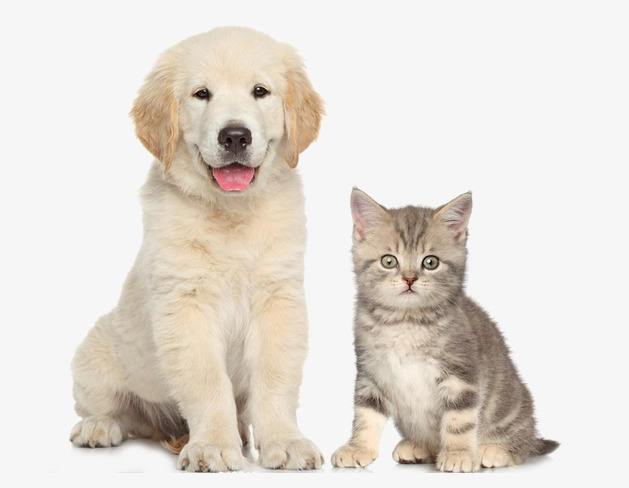
#> input picture python/ImageProcess/image/test.jpg, 629 x 488 px
$ python main_nonoverlap.py
#> lines starting #> are read from the running program, lines starting #| are printed output that depends on the picture
import numpy as np
from PIL import Image

img = Image.open("../image/test.jpg").convert("L")
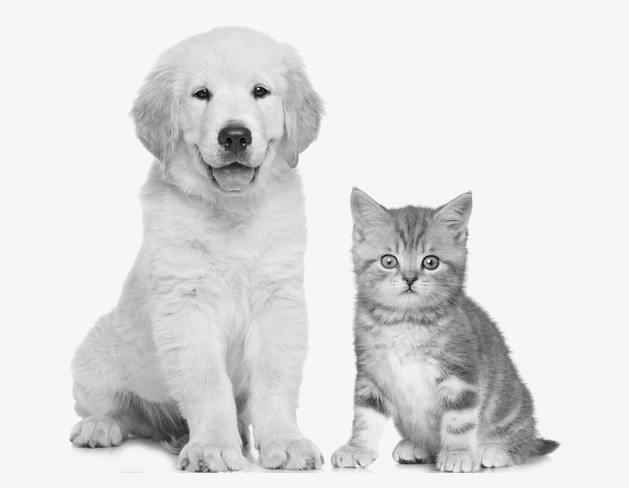
#> img: PIL image 629x488 L; min 1, max 255, mean 222.2
img = np.asarray(img,np.float32)
#> img: shape (488, 629) float32
height,width = img.shape
#> height = 488; width = 629

# gamma image
# gamma = 0.5
# img = img**gamma


# [-1,0,1]梯度算子对原图像做卷积运算，得到x方向的梯度分量gradscalx
gradscalx = np.zeros([height,width],np.float32)
kenerl = np.asarray([-1,0,1],np.float32)
cur_j = 0
for i in range(height):
    for j in range(width):
        sum = 0
        for k in range(len(kenerl)):
            cur_j = j-len(kenerl)//2+k
            if cur_j <0 or cur_j >= width:
                piexl = 0
            else:
                piexl = img[i,cur_j]

            sum += piexl*kenerl[k]

        gradscalx[i,j] = sum
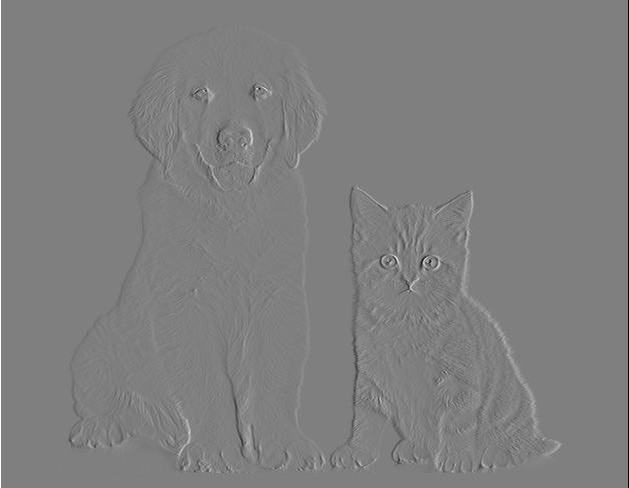
#> gradscalx: shape (488, 629) float32; min -246, max 246, mean 0; drawn with min black and max white

# 用[1,0,-1]^T梯度算子对原图像做卷积运算，得到y方向（竖直方向，以向上为正方向）的梯度分量gradscaly
gradscaly = np.zeros([height,width],np.float32)
kenerl = np.asarray([1,0,-1],np.float32)
cur_i = 0
for i in range(height):
    for j in range(width):
        sum = 0
        for k in range(len(kenerl)):
            cur_i = i-len(kenerl)//2+k
            if cur_i <0 or cur_i >= height:
                piexl = 0
            else:
                piexl = img[cur_i,j]

            sum += piexl*kenerl[k]

        gradscaly[i,j] = sum
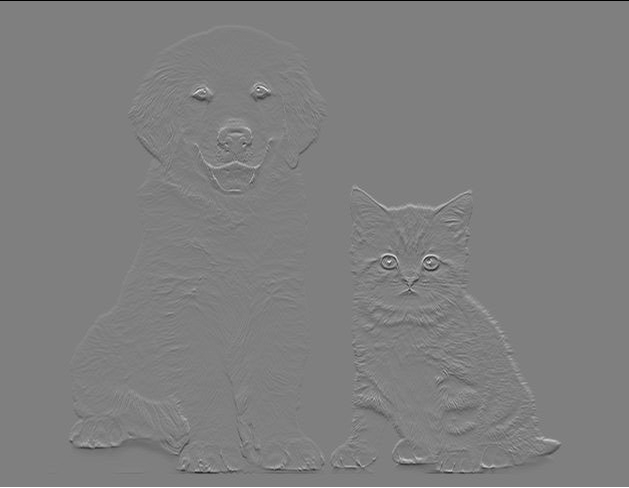
#> gradscaly: shape (488, 629) float32; min -246, max 246, mean 0; drawn with min black and max white


# 计算该像素点的梯度大小和方向
# gradscal = np.zeros([height,width],np.float32)
# gradscal_direct = np.zeros([height,width],np.float32)

gradscal = np.sqrt(gradscalx**2+gradscaly**2)
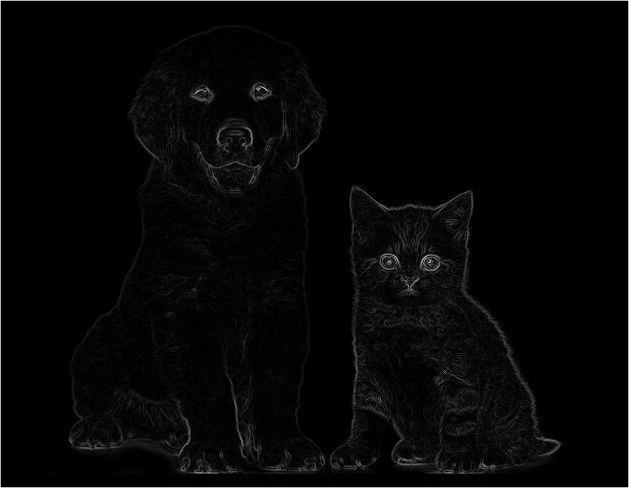
#> gradscal: shape (488, 629) float32; min 0, max 347.9, mean 8.1; drawn with min black and max white
gradscal_direct = np.arctan(gradscalx/(gradscaly+1e-3))
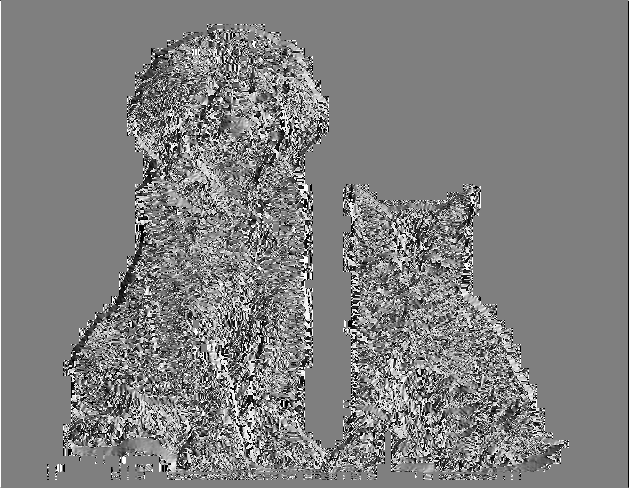
#> gradscal_direct: shape (488, 629) float32; min -1.57, max 1.57, mean 0.00515; drawn with min black and max white

# save
# Image.fromarray(np.clip(gradscal,0,255).astype(np.uint8)).save("gradscal.jpg")

# 将梯度方向360分成9个bin，则每个bin为40
# 行人检测的最佳参数设置是：3×3cell/block、6×6像素/cell、9个直方图通道。则一块的特征数为：3*3*9

# 对于64*128的图像而言，每16*16的像素组成一个cell，每2*2个cell组成一个块，因为每个cell有9个特征，
# 所以每个块内有2*2*9=36个特征，以8个像素为步长，那么，水平方向将有5个扫描窗口，垂直方向将有13个扫描窗口。
# 也就是说，64*128的图片，总共有36*5*13=2340个特征。

# nonoverlap(没有重叠)
# 行人检测的最佳参数设置
cell= (6,6)
block =(3,3)
num_bin = 9
radian_bin = 2*np.pi/num_bin # 弧度
y_piexl =block[0]*cell[0]
x_piexl =block[1]*cell[1]
num_block = (height//y_piexl,width//x_piexl)
#> num_block = (27, 34)
features = np.zeros([num_block[0],num_block[1],block[0],block[1],num_bin])

try:
    for i in range(num_block[0]*y_piexl):
        for j in range(num_block[1]*x_piexl):
            # 第几个block
            block_i = i // y_piexl
            block_j = j // x_piexl

            # 第几个cell
            cell_i=(i%y_piexl)//cell[0]
            cell_j=(j%x_piexl)//cell[1]

            gradValue = gradscal_direct[i, j] if gradscal_direct[i, j] >= 0 else 2 * np.pi + gradscal_direct[i, j]
            features[block_i,block_j,cell_i,cell_j,int(gradValue//radian_bin)]+=1
except:
    print(block_i,block_j,cell_i,cell_j,int(gradValue//radian_bin))

# [9 lines of commented-out code are left out]

print(features.reshape(-1,block[0]*block[1]*num_bin))
#> (printed output is left out)
